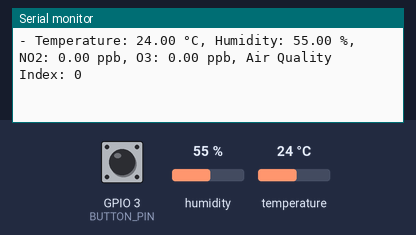
Recording of a sketch running on a simulated ESP32-C6. Parts: the last lines printed to the serial monitor. The inputs (shaded band) are chosen by the test bench; at power-on: GPIO 3 (BUTTON_PIN) HIGH, humidity 55 %, temperature 24 °C. Readings asked of a sensor library that is not simulated come straight from the bench inputs; nothing arrives over Bluetooth unless stated; a phone connects over Bluetooth LE 3 s after start; not simulated (calls return 0 or success): Arduino_NiclaSenseEnv.h.

Above: at 10.8 s.
10.9 s: GPIO 3 (BUTTON_PIN) pulled LOW for 3 s
At 12.2 s:
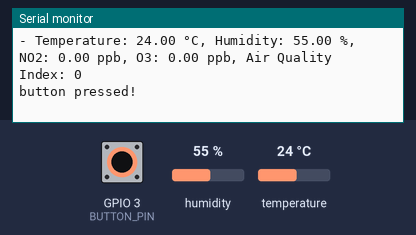
18.4 s: humidity set to 22 %
At 21.0 s:
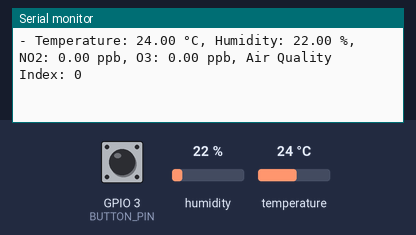
25.9 s: temperature set to 12 °C
At 31.4 s:
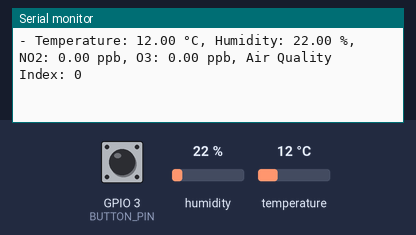
33.4 s: humidity set to 40 %
At 35.4 s:
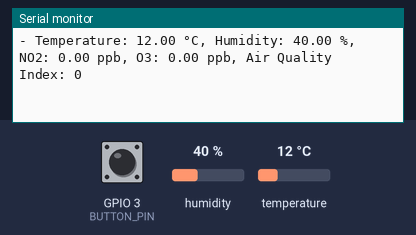
Timing chart, 0 to 36.9 s (numbered marks = the images above; inputs shaded):
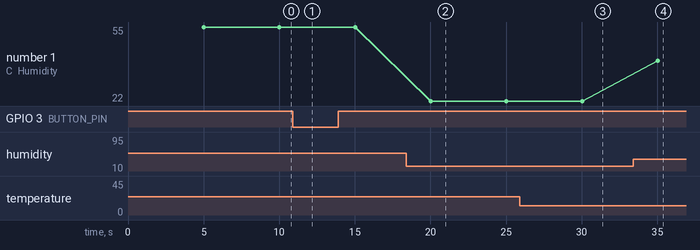

The sketch:

ESP32_withbutton_BLE.ino
```cpp
#include <BLEDevice.h>
#include <BLEUtils.h>
#include <BLEServer.h>
#include "Arduino_NiclaSenseEnv.h"

NiclaSenseEnv device;
#define SDA_PIN 5
#define SCL_PIN 6


#define BUTTON_PIN 3  // Adjust based on your wiring

BLEServer *pServer = nullptr;
BLECharacteristic *pCharacteristic;
bool ledState = false;
float temperature, humidity, NO2, O3;
int airQualityIndex;

void IRAM_ATTR buttonPressed() {

    ledState = !ledState;
    pCharacteristic->setValue(ledState ? "ON" : "OFF");
    pCharacteristic->notify();
    String temp = String(temperature);
    pCharacteristic->setValue(temp.c_str());
    pCharacteristic->notify();
    Serial.println("button pressed!");

}

void setup() {
    pinMode(BUTTON_PIN, INPUT);
    Serial.begin(115200);
    Wire.begin(SDA_PIN, SCL_PIN);

    attachInterrupt(BUTTON_PIN, buttonPressed, FALLING);
    if (device.begin()) {
        Serial.println("- Nicla Sense Env is connected!");

        // Enable the outdoor air quality sensor
        device.outdoorAirQualitySensor().setEnabled(true);
    } else {
        // Error message if the Nicla Sense Env is not found
        Serial.println("- ERROR: Nicla Sense Env device not found!");
    }


    BLEDevice::init("ESP32-C6-Button");
    pServer = BLEDevice::createServer();

    BLEService *pService = pServer->createService(BLEUUID("76288a9b-d488-4317-bdc1-5142a41cc0dc"));
    pCharacteristic = pService->createCharacteristic(
        BLEUUID("6a46a075-bcff-4290-bb1d-6620eb93c734"),
        BLECharacteristic::PROPERTY_NOTIFY
    );

    pService->start();
    BLEAdvertising *pAdvertising = BLEDevice::getAdvertising();
    pAdvertising->addServiceUUID(pService->getUUID());
    pAdvertising->start();
}

void loop() {
    delay(5000); // Prevent excessive loop executions
    displayAllData();
}
void displayAllData() {
    // Get the temperature/humidity and air quality sensors
    TemperatureHumiditySensor& tempHumSensor = device.temperatureHumiditySensor();
    OutdoorAirQualitySensor& airQualitySensor = device.outdoorAirQualitySensor();

    // Check if both temperature/humidity and air quality sensors are enabled
    if (tempHumSensor.enabled() && airQualitySensor.enabled()) {
        // Read data from the Nicla Sense Env sensors
        temperature = tempHumSensor.temperature();
        humidity = tempHumSensor.humidity();
        NO2 = airQualitySensor.NO2();
        O3 = airQualitySensor.O3();
        airQualityIndex = airQualitySensor.airQualityIndex();

        // Print all sensor data in a single line, with AQI at the end
        Serial.print("- Temperature: ");
        Serial.print(temperature, 2);
        Serial.print(" °C, Humidity: ");
        Serial.print(humidity, 2);
        Serial.print(" %, NO2: ");
        Serial.print(NO2, 2);
        Serial.print(" ppb, O3: ");
        Serial.print(O3, 2);
        Serial.print(" ppb, Air Quality Index: ");
        Serial.println(airQualityIndex);
    } else {
        // Error message if one or more sensors are disabled
        Serial.println("- ERROR: One or more sensors are disabled!");
    }
}
```

Measured:
- after the input at 10.9 s, the serial monitor: prints a new line at once (image 1)
- after the input at 18.4 s, the serial monitor: prints a new line after 1.6 s (image 2)
- after the input at 25.9 s, the serial monitor: prints a new line after 4.1 s (image 3)
- after the input at 33.4 s, the serial monitor: prints a new line after 1.6 s (image 4)
- plotted number 1: 55 → 22 after the input at 18.4 s, 22 → 40 after the input at 33.4 s
